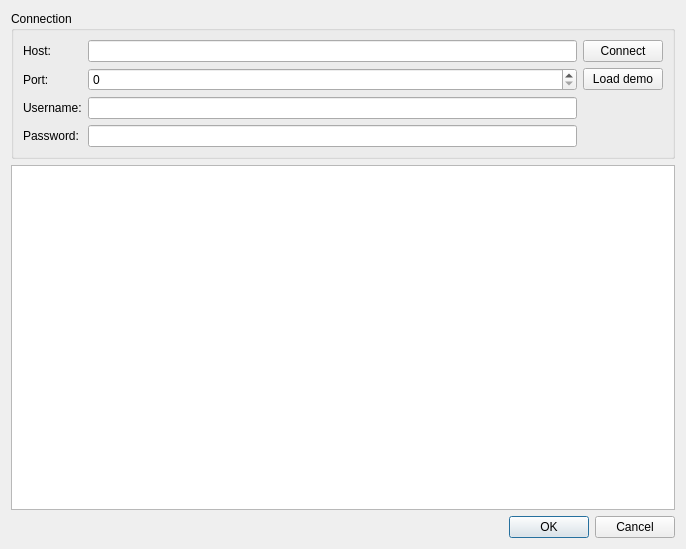
<?xml version="1.0" encoding="UTF-8"?>
<ui version="4.0">
 <class>DialogZigbee2mqtt</class>
 <widget class="QDialog" name="DialogZigbee2mqtt">
  <property name="geometry">
   <rect>
    <x>0</x>
    <y>0</y>
    <width>686</width>
    <height>549</height>
   </rect>
  </property>
  <property name="windowTitle">
   <string>Zigbee2mqtt discovery</string>
  </property>
  <layout class="QVBoxLayout" name="verticalLayout_2">
   <item>
    <widget class="QGroupBox" name="groupBoxConnection">
     <property name="title">
      <string>Connection</string>
     </property>
     <layout class="QHBoxLayout" name="horizontalLayout">
      <item>
       <layout class="QFormLayout" name="formLayout">
        <item row="0" column="1">
         <widget class="QLineEdit" name="lineEditHost"/>
        </item>
        <item row="0" column="0">
         <widget class="QLabel" name="label">
          <property name="text">
           <string>Host:</string>
          </property>
         </widget>
        </item>
        <item row="1" column="0">
         <widget class="QLabel" name="label_2">
          <property name="text">
           <string>Port:</string>
          </property>
         </widget>
        </item>
        <item row="2" column="0">
         <widget class="QLabel" name="label_3">
          <property name="text">
           <string>Username:</string>
          </property>
         </widget>
        </item>
        <item row="3" column="0">
         <widget class="QLabel" name="label_4">
          <property name="text">
           <string>Password:</string>
          </property>
         </widget>
        </item>
        <item row="2" column="1">
         <widget class="QLineEdit" name="lineEditUsername"/>
        </item>
        <item row="3" column="1">
         <widget class="QLineEdit" name="lineEditPassword"/>
        </item>
        <item row="1" column="1">
         <widget class="QSpinBox" name="spinBoxPort"/>
        </item>
       </layout>
      </item>
      <item>
       <layout class="QVBoxLayout" name="verticalLayoutConnect">
        <item>
         <widget class="QPushButton" name="pushButtonConnect">
          <property name="text">
           <string>Connect</string>
          </property>
         </widget>
        </item>
        <item>
         <widget class="QPushButton" name="pushButtonLoadDemo">
          <property name="text">
           <string>Load demo</string>
          </property>
         </widget>
        </item>
        <item>
         <spacer name="verticalSpacer">
          <property name="orientation">
           <enum>Qt::Vertical</enum>
          </property>
          <property name="sizeHint" stdset="0">
           <size>
            <width>20</width>
            <height>40</height>
           </size>
          </property>
         </spacer>
        </item>
       </layout>
      </item>
     </layout>
    </widget>
   </item>
   <item>
    <widget class="QTreeView" name="treeDevices">
     <property name="sizePolicy">
      <sizepolicy hsizetype="Expanding" vsizetype="Expanding">
       <horstretch>0</horstretch>
       <verstretch>1</verstretch>
      </sizepolicy>
     </property>
     <property name="editTriggers">
      <set>QAbstractItemView::NoEditTriggers</set>
     </property>
     <property name="alternatingRowColors">
      <bool>true</bool>
     </property>
     <property name="animated">
      <bool>true</bool>
     </property>
    </widget>
   </item>
   <item>
    <widget class="QDialogButtonBox" name="buttonBox">
     <property name="orientation">
      <enum>Qt::Horizontal</enum>
     </property>
     <property name="standardButtons">
      <set>QDialogButtonBox::Cancel|QDialogButtonBox::Ok</set>
     </property>
    </widget>
   </item>
  </layout>
  <zorder>treeDevices</zorder>
  <zorder>groupBoxConnection</zorder>
  <zorder>buttonBox</zorder>
 </widget>
 <resources/>
 <connections>
  <connection>
   <sender>buttonBox</sender>
   <signal>rejected()</signal>
   <receiver>DialogZigbee2mqtt</receiver>
   <slot>reject()</slot>
   <hints>
    <hint type="sourcelabel">
     <x>316</x>
     <y>260</y>
    </hint>
    <hint type="destinationlabel">
     <x>286</x>
     <y>274</y>
    </hint>
   </hints>
  </connection>
 </connections>
</ui>
